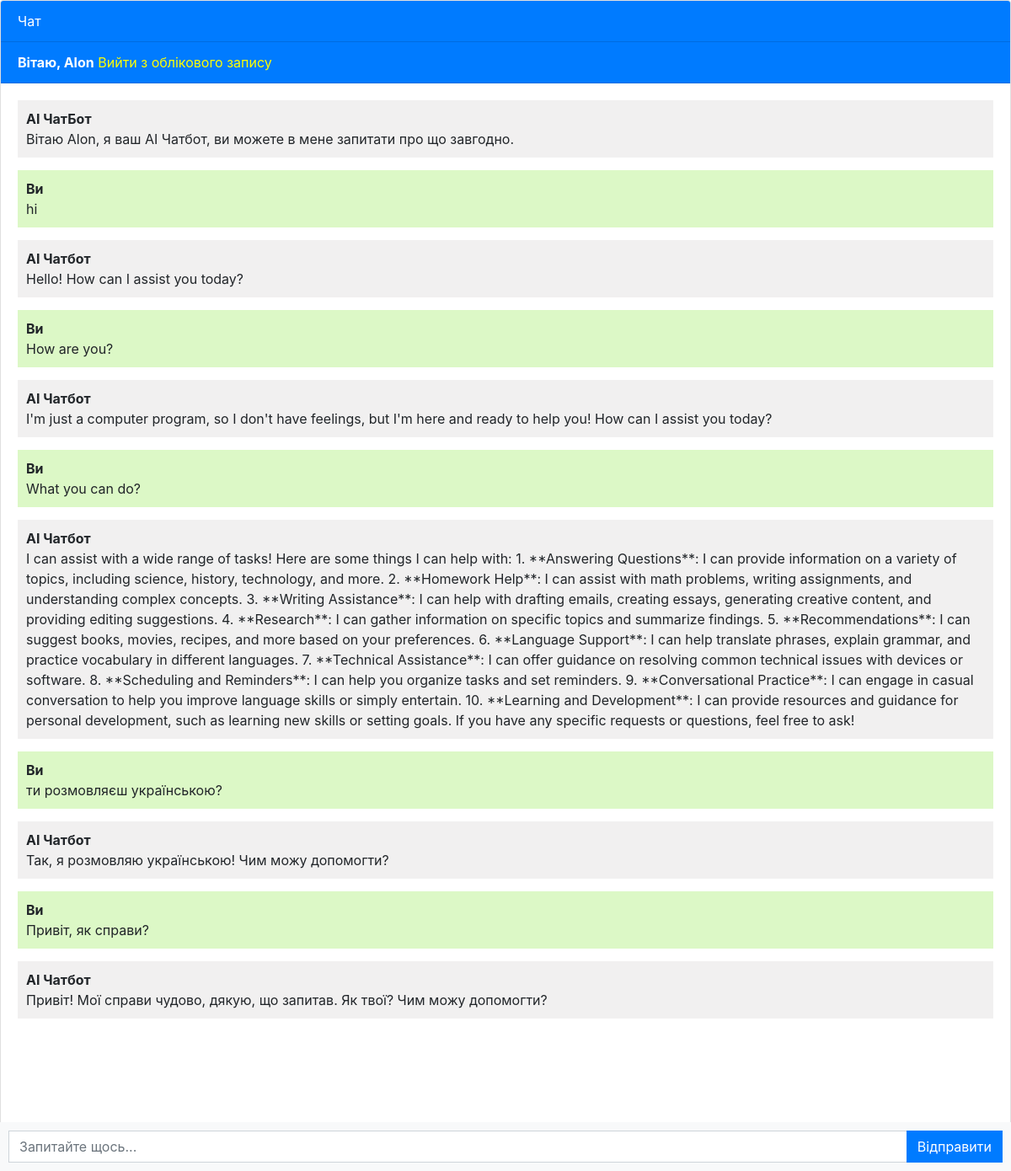
The app's page / (signed in) with its own data.
### chatbot/models.py (models this page shows, shortened)
class Chat(models.Model):
    user = models.ForeignKey(User, on_delete=models.CASCADE)
    message = models.TextField()
    response = models.TextField()
    created_at = models.DateTimeField(auto_now_add=True)

### chatbot/views.py (the view)
# urls.py: path('', views.chatbot, name='chatbot'),
def chatbot(request):
    chats = Chat.objects.filter(user=request.user)
    if request.method == 'POST':
        message = request.POST.get('message')
        response = ask_openai(message)
        chat = Chat(user=request.user, message=message, response=response, created_at=timezone.now())
        chat.save()
        return JsonResponse({'message': message, 'response': response})
    return render(request, 'chatbot.html', {'chats': chats})

### templates/chatbot.html (shortened to what this page needs)
{% extends 'base.html' %}
{% block content %}
<div class="chat-container">
  <div class="card flex-grow-1">
    <div class="card-header bg-primary text-white">Чат</div>
    {% if user.is_authenticated %}
    <div class="card-header bg-primary text-white"><b>Вітаю, {{user.username}}</b>   <a style="color: yellow;" href="logout" class="logout">Вийти з облікового запису</a></div>
    {% else %}
    <div class="card-header bg-primary text-white"><a style="color: yellow" href="login">Увійти</a>   <a style="color: yellow;" href="register">Зареєструватись</a></div>
    {% endif %}
    <div class="card-body messages-box">
      <ul class="list-unstyled messages-list">
         <li class="message received">
          <div class="message-text">
            <div class="message-sender">
              <b>AI ЧатБот</b>
            </div>
            <div class="message-content">
              Вітаю {{user.username}}, я ваш AI Чатбот, ви можете в мене запитати про що завгодно.
            </div>
          </div>
        </li>
        {% for chat in chats %}
          {% if chat.user == request.user %}
            <li class="message sent">
          <div class="message-text">
            <div class="message-sender">
              <b>Ви</b>
            </div>
            <div class="message-content">
              {{chat.message}}
            </div>
          </div>
        </li>
        <li class="message received">
          <div class="message-text">
            <div class="message-sender">
              <b>AI Чатбот</b>
            </div>
            <div class="message-content">
              {{chat.response}}
            </div>
          </div>
        </li>
          {% endif %}
        {% endfor %}
      </ul>
    </div>
    <br><br>
    <br><br>
    <br><br>
  </div>
  <form class="message-form">
    <div class="input-group">
      <input type="text" class="form-control message-input" placeholder="Запитайте щось...">
      <div class="input-group-append">
        <button type="submit" class="btn btn-primary btn-send">Відправити</button>
      </div>
    </div>
  </form>
</div>
{% endblock %}

### templates/base.html (shortened to what this page needs)
<!DOCTYPE html>
<html lang="en">
  <head>
    <link rel="stylesheet" href="https://stackpath.bootstrapcdn.com/bootstrap/4.3.1/css/bootstrap.min.css">
  </head>
  <body>
    {% block content %}{% endblock %}
  </body>
</html>

### templates/chatbot.html (style rules this page uses)
body, html { height: 100%; }
.messages-box { flex: 1; overflow-y: auto; }
.messages-list { padding-left: 0; }
.message { margin-bottom: 15px; list-style: none; }
.message-text { padding: 10px; border-radius: 5px; }
.sent { background-color: #dcf8c6; align-self: flex-end; }
.received { background-color: #f1f0f0; align-self: flex-start; }
.message-form { display: flex; position: fixed; bottom: 0; left: 0; right: 0; padding: 10px; background-color: #f8f9fa; }
.message-input { flex: 1; border-radius: 0; border-right: none; }
.btn-send { border-radius: 0; }
.chat-container { height: 100%; display: flex; flex-direction: column; }

### records on screen
Chat: message "hi", response "Hello! How can I assist you today?"
Chat: message "How are you?", response "I'm just a computer program, so I don't have feelings, but I'm here and ready to help you! How can I assist you today?"
Chat: message "What you can do?", response "I can assist with a wide range of tasks! Here are some things I can help with: 1. **Answering Questions**: I can provide information on a variety of topics, including science, history, technology, and more. 2. **Homework Help**: I can assist with math problems, writing assignments, and understanding complex concepts. 3. **Writing Assistance**: I can help with drafting emails, creating essays, generating creative content, and providing editing suggestions. 4. **Research**: I can gather information on specific topics and summarize findings. 5. **Recommendations**: I can suggest books, movies, recipes, and more based on your preferences. 6. **Language Support**: I can help translate phrases,…"
Chat: message "ти розмовляєш українською?", response "Так, я розмовляю українською! Чим можу допомогти?"
Chat: message "Привіт, як справи?", response "Привіт! Мої справи чудово, дякую, що запитав. Як твої? Чим можу допомогти?"

### other values on screen
{{ user.username }} "Alon"
